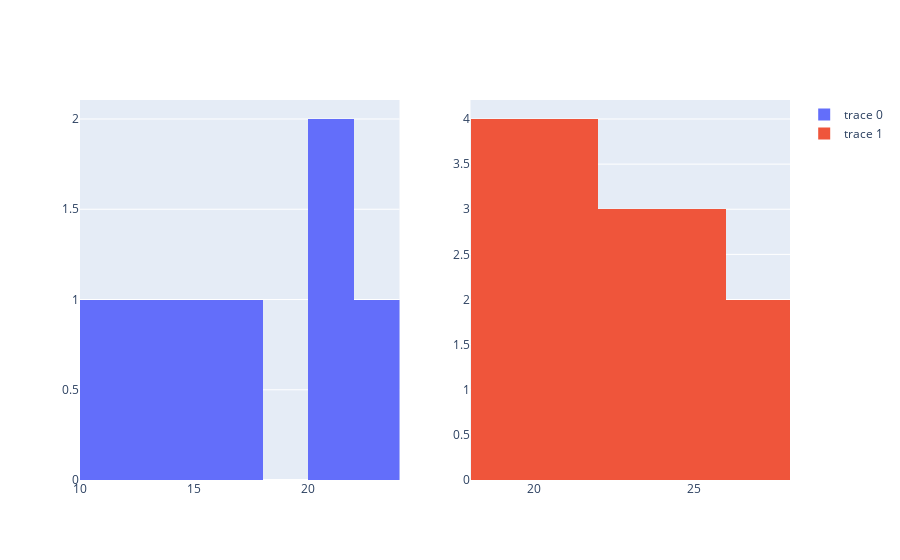

Notebook code for this chart:
### Code cell
from plotly.subplots import make_subplots
fig = go.Figure()
fig = make_subplots(rows=1, cols=2, specs=[[{"type": "histogram"}, {"type": "histogram"}]], subplot_titles=[])
fig.add_trace(go.Histogram(x=np.array(X1), nbinsx=7), 1,1)
fig.add_trace(go.Histogram(x=np.array(X2), nbinsx=7), 1,2)
fig.show()

### Figure 1 — Plotly figure (JSON) as saved in the notebook; plotly's stock layout.template omitted (floating-point values rounded to 4 significant figures)
{"data": [{"nbinsx": 7, "type": "histogram", "x": [21.1, 13.9, 17.2, 21.1, 11.7, 23.9, 14.4], "xaxis": "x", "yaxis": "y"}, {"nbinsx": 7, "type": "histogram", "x": [18.9, 20.6, 20, 19.4, 22.2, 22.8, 21.1, 25.6, 19.4, 19.4, 23.9, 21.1, 27.2, 24.4, 26.1, 24.4], "xaxis": "x2", "yaxis": "y2"}], "layout": {"xaxis": {"anchor": "y", "domain": [0, 0.45]}, "xaxis2": {"anchor": "y2", "domain": [0.55, 1]}, "yaxis": {"anchor": "x", "domain": [0, 1]}, "yaxis2": {"anchor": "x2", "domain": [0, 1]}}}
